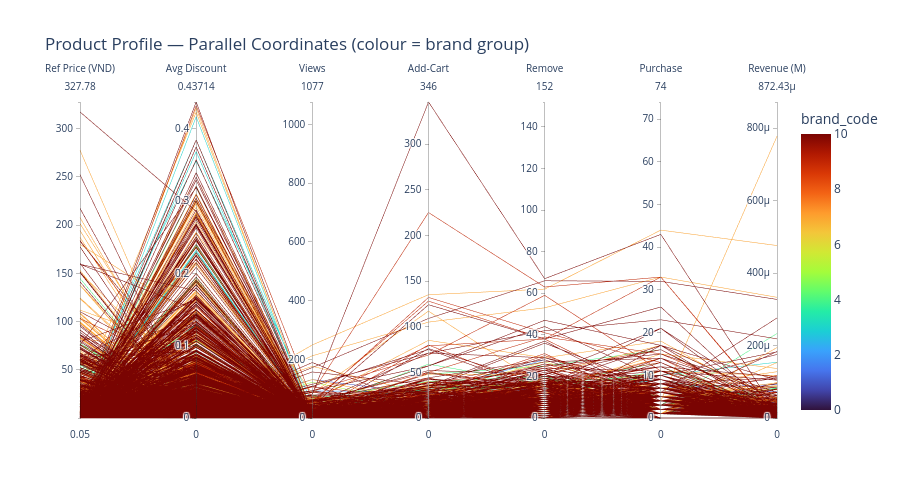

The notebook cell this image was saved under:
### Markdown cell above
## §3 · Parallel Coordinates: Product Profile
Hồ sơ sản phẩm theo các chỉ số giá, chiết khấu, lượng tương tác và doanh thu.

### Code cell
prod_df = (
    df.groupby(["product_id", "brand_group"])
      .agg(
          ref_price       = ("ref_price",   "first"),
          avg_discount    = ("discount_depth", "mean"),
          n_view          = ("is_detail_click", "sum"),
          n_cart          = ("is_add_to_cart",  "sum"),
          n_remove        = ("is_remove_cart",  "sum"),
          n_purchase      = ("is_purchase",     "sum"),
          revenue_m       = ("price",           lambda s: s[df.loc[s.index, "is_purchase"]==1].sum() / 1e6)
      )
      .reset_index()
)
prod_df["brand_code"] = pd.Categorical(prod_df["brand_group"]).codes
print(f"Products: {len(prod_df):,}  |  Brands: {prod_df['brand_group'].nunique()}")

# ── Plotly Parallel Coordinates ──
fig = px.parallel_coordinates(
    prod_df,
    dimensions=["ref_price", "avg_discount", "n_view", "n_cart", "n_remove", "n_purchase", "revenue_m"],
    color="brand_code",
    color_continuous_scale="Turbo",
    labels={"ref_price": "Ref Price (VND)", "avg_discount": "Avg Discount",
            "n_view": "Views", "n_cart": "Add-Cart", "n_remove": "Remove",
            "n_purchase": "Purchase", "revenue_m": "Revenue (M)"},
    title="Product Profile — Parallel Coordinates (colour = brand group)"
)
fig.update_layout(height=500)
fig.write_image(str(FIG_DIR / "fig_parallel_products.png"), scale=2)
fig.show()

### Figure 1 — Plotly figure (JSON) as saved in the notebook; plotly's stock layout.template omitted (floating-point values rounded to 4 significant figures; data arrays with more than 128 entries replaced by an {"elided": "..."} marker saying what was removed)
{"data": [{"dimensions": [{"label": "Ref Price (VND)", "values": {"elided": "26187 float values"}}, {"label": "Avg Discount", "values": {"elided": "26187 float values"}}, {"label": "Views", "values": {"elided": "26187 int values"}}, {"label": "Add-Cart", "values": {"elided": "26187 int values"}}, {"label": "Remove", "values": {"elided": "26187 int values"}}, {"label": "Purchase", "values": {"elided": "26187 int values"}}, {"label": "Revenue (M)", "values": {"elided": "26187 float values"}}], "domain": {"x": [0, 1], "y": [0, 1]}, "line": {"color": {"elided": "26187 int values"}, "coloraxis": "coloraxis"}, "name": "", "type": "parcoords"}], "layout": {"coloraxis": {"autocolorscale": false, "colorbar": {"title": {"text": "brand_code"}}, "colorscale": [[0, "#30123b"], [0.07143, "#4145ab"], [0.1429, "#4675ed"], [0.2143, "#39a2fc"], [0.2857, "#1bcfd4"], [0.3571, "#24eca6"], [0.4286, "#61fc6c"], [0.5, "#a4fc3b"], [0.5714, "#d1e834"], [0.6429, "#f3c63a"], [0.7143, "#fe9b2d"], [0.7857, "#f36315"], [0.8571, "#d93806"], [0.9286, "#b11901"], [1, "#7a0402"]]}, "height": 500, "legend": {"tracegroupgap": 0}, "title": {"text": "Product Profile — Parallel Coordinates (colour = brand group)"}}}
